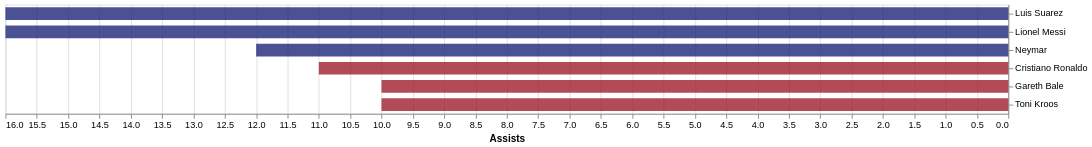

Here is the Vega-Lite specification saved for this chart:
### Vega specification from a JSON file in a GitHub repository (floating-point values rounded to 4 significant figures; data arrays with more than 128 entries replaced by an {"elided": "..."} marker saying what was removed)
{"$schema": "https://vega.github.io/schema/vega/v5.json", "autosize": {"type": "fit-x", "contains": "padding"}, "background": "white", "padding": 5, "style": "cell", "data": [{"name": "selector008_store", "values": [{"unit": "", "fields": [{"type": "E", "field": "Team"}], "values": ["FC Barcelona"]}]}, {"name": "selector009_store", "values": [{"unit": "", "fields": [{"type": "E", "field": "Team"}], "values": ["Real Madrid CF"]}]}, {"name": "selector007_store", "values": [{"unit": "", "fields": [{"type": "E", "field": "season"}], "values": ["2015/2016"]}]}, {"name": "data-cee073939a9a6b952fb8f18fd65ddb5c", "values": {"elided": "415 records"}}, {"name": "data_0", "source": "data-cee073939a9a6b952fb8f18fd65ddb5c", "transform": [{"type": "filter", "expr": "!(length(data(\"selector008_store\")) || length(data(\"selector009_store\")) || length(data(\"selector007_store\"))) || (((vlSelectionTest(\"selector008_store\", datum)) || (vlSelectionTest(\"selector009_store\", datum))) && (vlSelectionTest(\"selector007_store\", datum)))"}, {"type": "formula", "expr": "datum.Team == selector008.Team ? datum.Team : '' + datum.Team", "as": "color"}]}, {"name": "data_1", "source": "data_0", "transform": [{"type": "stack", "groupby": ["player_name"], "field": "n", "sort": {"field": ["color"], "order": ["descending"]}, "as": ["n_start", "n_end"], "offset": "zero"}, {"type": "filter", "expr": "isValid(datum[\"n\"]) && isFinite(+datum[\"n\"])"}]}], "signals": [{"name": "width", "init": "isFinite(containerSize()[0]) ? containerSize()[0] : 400", "on": [{"update": "isFinite(containerSize()[0]) ? containerSize()[0] : 400", "events": "window:resize"}]}, {"name": "y_step", "value": 20}, {"name": "height", "update": "bandspace(domain('y').length, 0.1, 0.05) * y_step"}, {"name": "unit", "value": {}, "on": [{"events": "mousemove", "update": "isTuple(group()) ? group() : unit"}]}, {"name": "selector007_season", "init": "\"2015/2016\"", "bind": {"input": "select", "options": ["2008/2009", "2009/2010", "2010/2011", "2011/2012", "2012/2013", "2013/2014", "2014/2015", "2015/2016"], "name": "Season"}}, {"name": "selector009_Team", "init": "\"Real Madrid CF\"", "bind": {"input": "select", "options": ["Valencia CF", "RCD Mallorca", "CA Osasuna", "Villarreal CF", "RC Deportivo de La Coruña", "Real Madrid CF", "CD Numancia", "FC Barcelona", "Racing Santander", "Sevilla FC", "Real Sporting de Gijón", "Getafe CF", "Real Betis Balompié", "RC Recreativo", "RCD Espanyol", "Real Valladolid", "Athletic Club de Bilbao", "UD Almería", "Atlético Madrid", "Málaga CF", "Xerez Club Deportivo", "Real Zaragoza", "CD Tenerife", "Hércules Club de Fútbol", "Levante UD", "Real Sociedad", "Granada CF", "Rayo Vallecano", "RC Celta de Vigo", "Elche CF", "SD Eibar", "Córdoba CF", "UD Las Palmas"], "name": "Team B"}}, {"name": "selector008_Team", "init": "\"FC Barcelona\"", "bind": {"input": "select", "options": ["Valencia CF", "RCD Mallorca", "CA Osasuna", "Villarreal CF", "RC Deportivo de La Coruña", "Real Madrid CF", "CD Numancia", "FC Barcelona", "Racing Santander", "Sevilla FC", "Real Sporting de Gijón", "Getafe CF", "Real Betis Balompié", "RC Recreativo", "RCD Espanyol", "Real Valladolid", "Athletic Club de Bilbao", "UD Almería", "Atlético Madrid", "Málaga CF", "Xerez Club Deportivo", "Real Zaragoza", "CD Tenerife", "Hércules Club de Fútbol", "Levante UD", "Real Sociedad", "Granada CF", "Rayo Vallecano", "RC Celta de Vigo", "Elche CF", "SD Eibar", "Córdoba CF", "UD Las Palmas"], "name": "Team A"}}, {"name": "selector008", "update": "vlSelectionResolve(\"selector008_store\", \"union\")"}, {"name": "selector009", "update": "vlSelectionResolve(\"selector009_store\", \"union\")"}, {"name": "selector007", "update": "vlSelectionResolve(\"selector007_store\", \"union\")"}, {"name": "selector008_tuple", "update": "selector008_Team !== null ? {fields: selector008_tuple_fields, values: [selector008_Team]} : null"}, {"name": "selector008_tuple_fields", "value": [{"type": "E", "field": "Team"}]}, {"name": "selector008_modify", "on": [{"events": {"signal": "selector008_tuple"}, "update": "modify(\"selector008_store\", selector008_tuple, true)"}]}, {"name": "selector009_tuple", "update": "selector009_Team !== null ? {fields: selector009_tuple_fields, values: [selector009_Team]} : null"}, {"name": "selector009_tuple_fields", "value": [{"type": "E", "field": "Team"}]}, {"name": "selector009_modify", "on": [{"events": {"signal": "selector009_tuple"}, "update": "modify(\"selector009_store\", selector009_tuple, true)"}]}, {"name": "selector007_tuple", "update": "selector007_season !== null ? {fields: selector007_tuple_fields, values: [selector007_season]} : null"}, {"name": "selector007_tuple_fields", "value": [{"type": "E", "field": "season"}]}, {"name": "selector007_modify", "on": [{"events": {"signal": "selector007_tuple"}, "update": "modify(\"selector007_store\", selector007_tuple, true)"}]}], "marks": [{"name": "marks", "type": "rect", "style": ["bar"], "interactive": true, "from": {"data": "data_1"}, "encode": {"update": {"opacity": {"value": 0.8}, "fill": {"scale": "color", "field": "color"}, "tooltip": {"signal": "{\"n\": format(datum[\"n\"], \"\")}"}, "x": {"scale": "x", "field": "n_end"}, "x2": {"scale": "x", "field": "n_start"}, "yc": {"scale": "y", "field": "player_name", "band": 0.5}, "height": {"value": 14}}}}], "scales": [{"name": "x", "type": "linear", "domain": {"data": "data_1", "fields": ["n_start", "n_end"]}, "range": [0, {"signal": "width"}], "reverse": true, "nice": true, "zero": true}, {"name": "y", "type": "band", "domain": {"data": "data_0", "field": "player_name", "sort": {"op": "sum", "field": "n", "order": "descending"}}, "range": {"step": {"signal": "y_step"}}, "paddingInner": 0.1, "paddingOuter": 0.05}, {"name": "color", "type": "ordinal", "domain": {"data": "data_1", "field": "color", "sort": true}, "range": ["#1D2778", "#A11F2E"]}], "axes": [{"scale": "x", "orient": "bottom", "gridScale": "y", "grid": true, "tickCount": {"signal": "ceil(width/40)"}, "domain": false, "labels": false, "maxExtent": 0, "minExtent": 0, "ticks": false, "zindex": 0}, {"scale": "x", "orient": "bottom", "grid": false, "title": "Assists", "labelFlush": true, "labelOverlap": true, "tickCount": {"signal": "ceil(width/40)"}, "zindex": 0}, {"scale": "y", "orient": "right", "grid": false, "zindex": 0}]}
